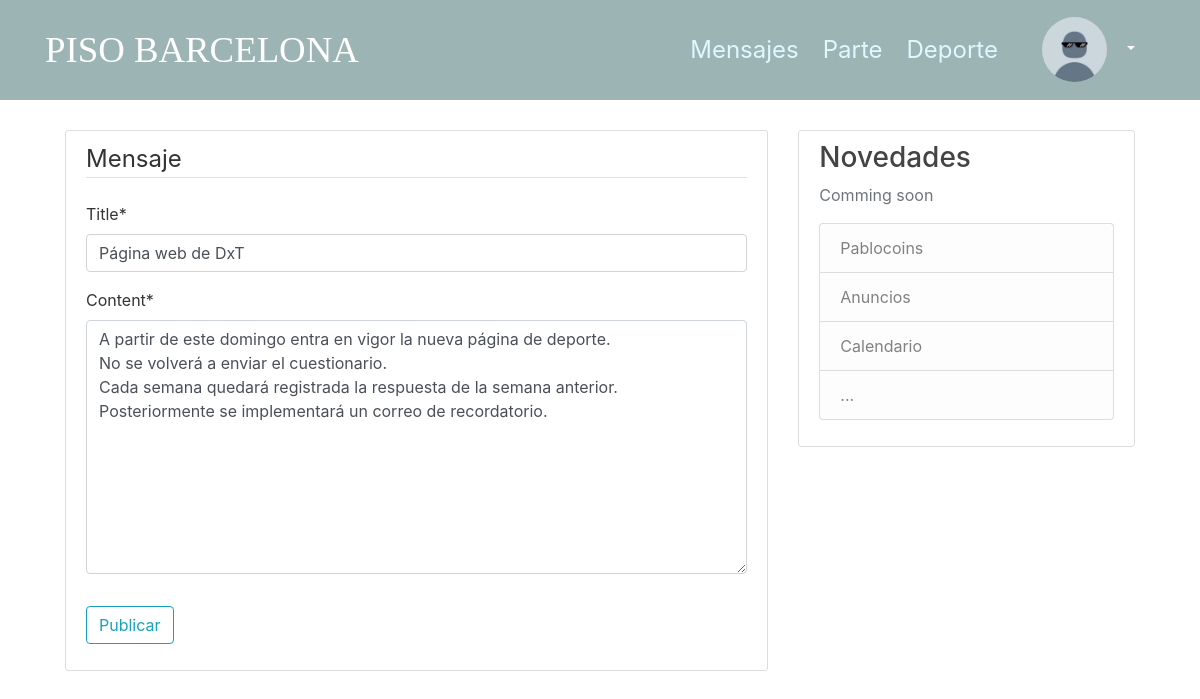
/post/17/update/ (signed in), run on the app's committed database.
### users/models.py (models this page shows, shortened)
class Profile(models.Model):
    user = models.OneToOneField(User, on_delete=models.CASCADE)
    image = models.ImageField(default='default.jpg', upload_to='profile_pics')

### blog/models.py (models this page shows, shortened)
class Post(models.Model):
    title = models.CharField(max_length=100)
    content = models.TextField()
    date_posted = models.DateTimeField(default=timezone.now)
    author = models.ForeignKey(User, on_delete=models.CASCADE)

### blog/views.py (the view, shortened to what this page needs)
# urls.py: path('post/<int:pk>/update/', PostUpdateView.as_view(), name='post-update'),
class PostUpdateView(LoginRequiredMixin, UserPassesTestMixin, UpdateView):
    model = Post
    fields = ['title', 'content']
    def test_func(self):
        post = self.get_object()
        if self.request.user == post.author:
            return True
        return False

### blog/templates/blog/post_form.html (shortened to what this page needs)
{% extends "blog/base.html" %}
{% load crispy_forms_tags %}
{% block content %}
    <div class="content-section">
        <form method="POST">
            <fieldset class="form-group">
                <legend class="border-bottom mb-4">Mensaje</legend>
                {{ form|crispy }}
            </fieldset>
            <div class="form-group">
                <button class="btn btn-outline-info" type="submit">Publicar</button>
            </div>
        </form>
    </div>
{% endblock content %}

### blog/templates/blog/base.html (shortened to what this page needs)
{% load static %}
<!DOCTYPE html>
<html>
<head>
    <link rel="stylesheet" href="https://maxcdn.bootstrapcdn.com/bootstrap/4.0.0/css/bootstrap.min.css">
    <link rel="stylesheet" type="text/css" href="{% static 'blog/main.css' %}">
</head>
<body>
    <header class="site-header">
      <nav class="navbar navbar-expand-md navbar-dark bg-steel fixed-top">
        <div class="container">
          <a class="barcelonaheader" href="{% url 'blog-inicio' %}">PISO BARCELONA</a>
          <div class="collapse navbar-collapse" id="navbarToggle">
            <div class="navbar-nav">
                {% if user.is_authenticated %}
                  <a class="menuheader mr-4" href="{% url 'blog-home' %}">Mensajes</a>
                  <a class="menuheader mr-4" href="{% url 'blog-parte' %}">Parte</a>
                  <a class="menuheader mr-4" href="{% url 'blog-deporte' %}">Deporte</a>
                  <div class="dropdown">
                    <button type="button" class="btn btn-secondary dropdown-toggle" data-toggle="dropdown" aria-haspopup="true" aria-expanded="false"> <img class="rounded-circle article-img" src="{{ user.profile.image.url }}"></button>
                  </div>
                {% else %}
                  <a class="nav-item nav-link" href="{% url 'login' %}">Login</a>
                  <a class="nav-item nav-link" href="{% url 'register' %}">Register</a>
                {% endif %}
              </div>
            </div>
          </div>
        </nav>
      </header>
    <main role="main" class="container">
        <div class="row">
          <div class="col-md-8">
            {% block content %}{% endblock %}
          </div>
          <div class="col-md-4">
            <div class="content-section">
              <h3>Novedades</h3>
              <p class='text-muted'>Comming soon
                <ul class="list-group">
                  <li class="list-group-item list-group-item-light">Pablocoins</li>
                  <li class="list-group-item list-group-item-light">Anuncios</li>
                  <li class="list-group-item list-group-item-light">Calendario</li>
                  <li class="list-group-item list-group-item-light">...</li>
                </ul>
              </p>
            </div>
          </div>
        </div>
      </main>
  </body>
  </html>

### blog/static/blog/main.css (style rules this page uses)
body { background: #F1F1F1; background: url(/media/background/back.png) no-repeat center center fixed; background-size: cover; color: #333333; margin-top: 5rem; padding: 50px; }
h2, h3, h4, h5, h6 { color: #444444; }
ul { margin: 0; }
.bg-steel { background-color: #9CB4B3; opacity: 1; height: 100px; }
.btn-secondary { background-color: #9CB4B3; box-shadow: none; border: none; color: white; padding: 5px 20px; text-align: center; text-decoration: none; display: inline-block; }
.menuheader { color: #dff7ff; font-size: 150%; padding: 20px 0px; display:inline-block; }
.barcelonaheader { color: #ffffff; font-family: 'fuente-titulo'; font-size: 230%; }
.dropdown { position: relative; display: inline-block; }
.content-section { background: #ffffff; padding: 10px 20px; border: 1px solid #dddddd; border-radius: 3px; margin-bottom: 20px; }
.article-img { height: 65px; width: 65px; margin-right: 16px; }

### data on the page
Post: title "Página web de DxT", content "A partir de este domingo entra en vigor la nueva página de deporte. No se volverá a enviar el cuestionario. Cada semana quedará registrada la respuesta de la semana anterior. Posteriormente se implementará un correo de recordatorio."
